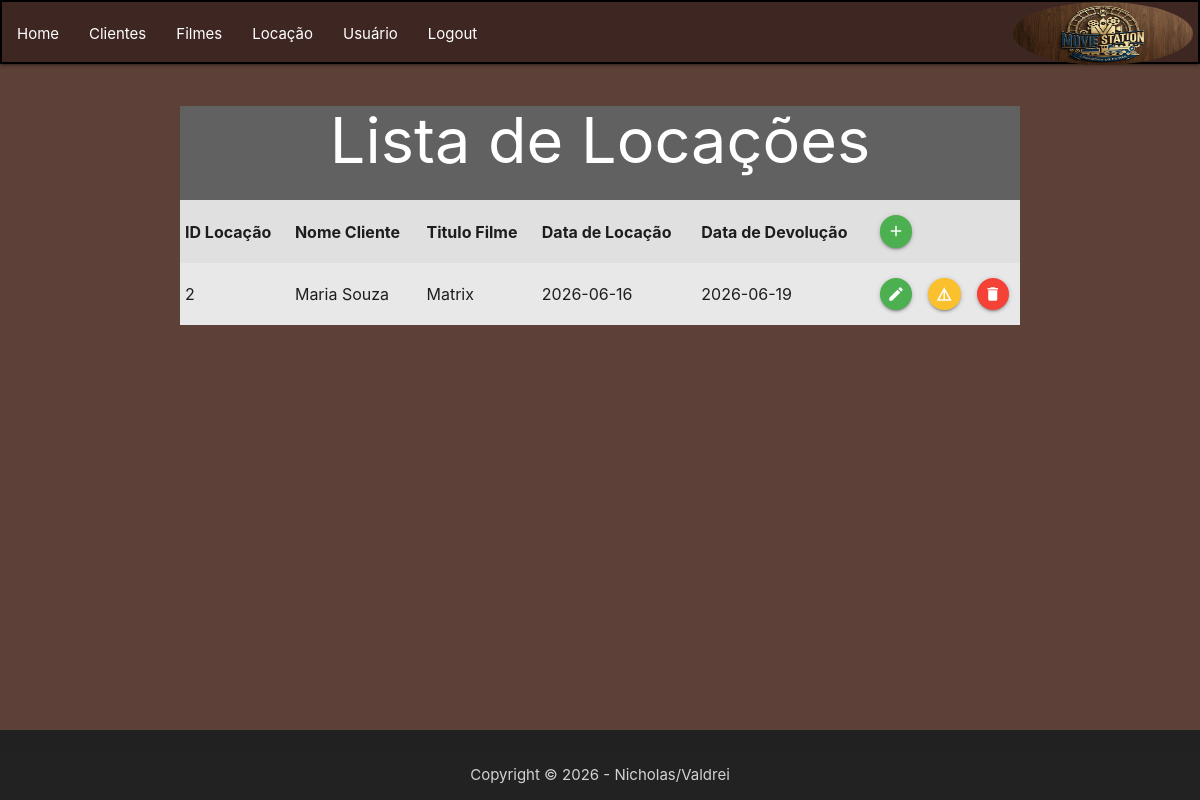
The page /VIEW/locacao/lstlocacao.php (signed in) on the database as committed earlier.
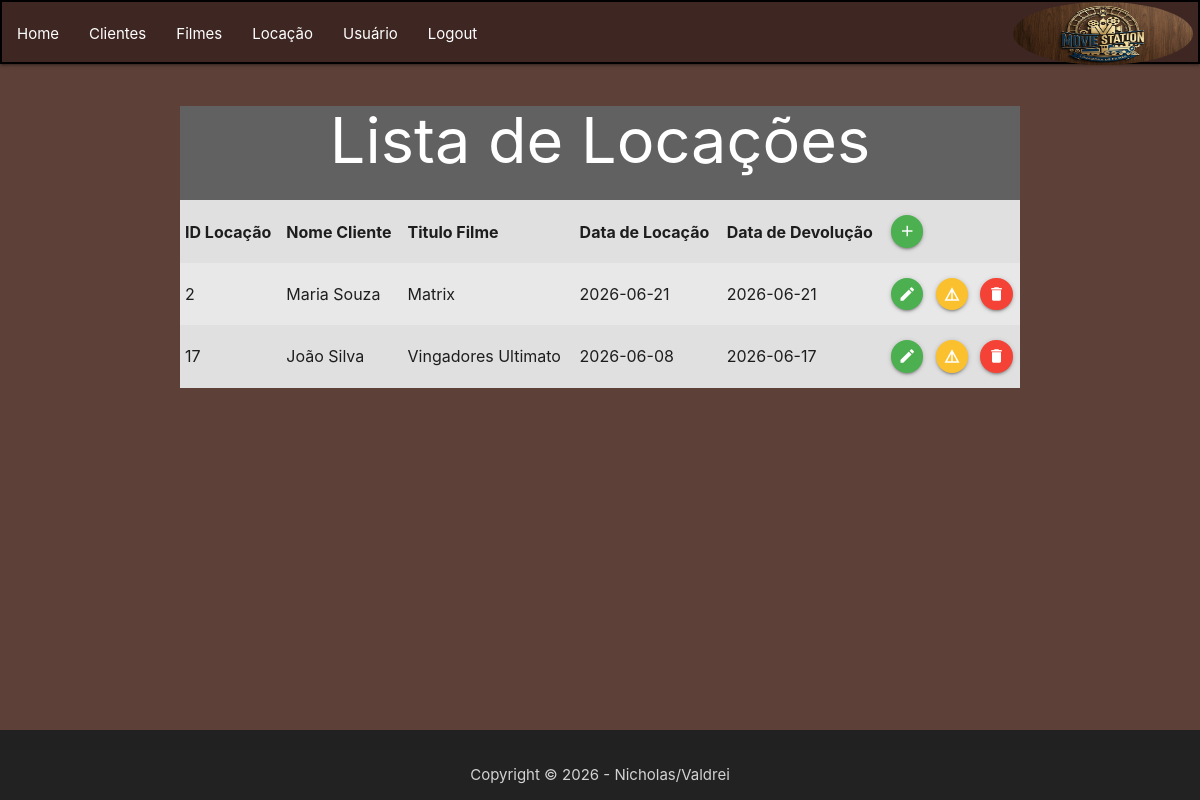
The same page on the database as committed later.
### tables this page shows
CREATE TABLE `locacoes` (
  `id` int(11) NOT NULL,
  `cliente` int(11) NOT NULL,
  `filme` int(11) NOT NULL,
  `data_locacao` date NOT NULL,
  `data_devolucao` date NOT NULL
);

CREATE TABLE `cliente` (
  `id` int(11) NOT NULL,
  `nome` varchar(35) NOT NULL,
  `cpf` varchar(11) NOT NULL,
  `telefone` varchar(15) NOT NULL
);

CREATE TABLE `filmes` (
  `id` int(11) NOT NULL,
  `titulo` varchar(150) NOT NULL,
  `genero` varchar(50) NOT NULL,
  `lancamento` int(11) NOT NULL,
  `situacao` varchar(1) NOT NULL
);

### DAL/locacao.php (called while the page is built, shortened)
<?php
include_once $_SERVER['DOCUMENT_ROOT'] . '/Locadora/DAL/conexao.php';
include_once $_SERVER['DOCUMENT_ROOT'] . '/Locadora/MODEL/locacao.php';
class Locacao
{
    public function Select()
    {
        $locacoes = array();
        $sql = "SELECT  locacoes.*,  cliente.nome AS nome_cliente,  filmes.titulo AS titulo_filme
       FROM  locacoes
       INNER JOIN cliente ON locacoes.cliente = cliente.id
       INNER JOIN filmes ON locacoes.filme = filmes.id
       ORDER BY locacoes.data_locacao DESC;
       ";
        $con = Conexao::conectar();
        $registros = $con->query($sql);
        foreach ($registros as $linha) {
            $locacao = new \MODEL\Locacao();
            $locacao->setId($linha['id']);
            $locacao->setCliente($linha['cliente']);
            $locacao->setNomeCliente((string)$linha['nome_cliente']);
            $locacao->setTituloFilme((string)$linha['titulo_filme']);
            if (!empty($linha['data_locacao'])) {
                    $locacao->setDataLocacao(new \DateTime($linha['data_locacao']));
                }
            if (!empty($linha['data_devolucao'])) {
                    $locacao->setDataDevolucao(new \DateTime($linha['data_devolucao']));
                }
            $locacoes[] = $locacao;
        }
        return $locacoes;
    }
}

### DAL/conexao.php (called while the page is built, shortened)
<?php
    class conexao {
        private static $dbNome = 'locadora';
        private static $dbHost = 'localhost';
        private static $dbUsuario = 'root';
        private static $dbSenha = '';
        private static $cont = null;
        public static function conectar(){
            if (self::$cont == null){
                try{
                    self::$cont = new PDO("mysql:host=" . self::$dbHost . ";dbname=" . self::$dbNome,
                    self::$dbUsuario , self::$dbSenha);
                }
                catch (\PDOException $exception) {
                    die ($exception->getMessage());
                }
            }
        return self::$cont;
        }
    public static function desconectar (){
        self::$cont = null;
        return self::$cont;
        }
    }
?>

### MODEL/locacao.php (called while the page is built, shortened)
<?php
    class Locacao{
        private ?int $id;
        private ?string $nome_cliente;
        private ?string $titulo_filme;
        private ?dateTime $data_locacao;
        private ?dateTime $data_devolucao;
        public function getId(){return $this->id;}
        public function getNomeCliente(){return $this->nome_cliente;}
        public function getTituloFilme(){return $this->titulo_filme;}
        public function getDataLocacao(){return $this->data_locacao;}
        public function getDataDevolucao(){return $this->data_devolucao;}
        public function setId(int $id){$this->id = $id;}
        public function setNomeCliente(string $nome_cliente){$this->nome_cliente = $nome_cliente;}
        public function setTituloFilme(string $titulo_filme){$this->titulo_filme = $titulo_filme;}
        public function setDataLocacao(dateTime $data_locacao){$this->data_locacao = $data_locacao;}
        public function setDataDevolucao(dateTime $data_devolucao){$this->data_devolucao = $data_devolucao;}
    }
?>

### VIEW/locacao/lstlocacao.php (the view, shortened to what this page needs)
<?php
include_once $_SERVER['DOCUMENT_ROOT'] . '/Locadora/DAL/locacao.php';
include_once $_SERVER['DOCUMENT_ROOT'] . '/Locadora/MODEL/locacao.php';
include_once $_SERVER['DOCUMENT_ROOT'] . '/Locadora/VIEW/header.php';
include_once $_SERVER['DOCUMENT_ROOT'] . '/Locadora/VIEW/footer.php';
$dalLocacao = new DAL\Locacao();
?>
<!DOCTYPE html>
<html lang="pt-br">
<head>
    <link rel="stylesheet" href="https://cdnjs.cloudflare.com/ajax/libs/materialize/1.0.0/css/materialize.min.css">
</head>
<body class="brown darken-2">
    <div class="container center grey darken-2 white-text">
        <h1 class="center-align">Lista de Locações</h1>
        <div class="row grey lighten-2 black-text">
            <table class="striped responsive-table hover: ">
                <thead>
                    <tr>
                        <th>ID Locação</th>
                        <th>Nome Cliente</th>
                        <th>Titulo Filme</th>
                        <th>Data de Locação</th>
                        <th>Data de Devolução</th>
                        <th> <a class="btn-floating btn-small waves-effect waves-light green">
                                <i class="material-icons"
                                    onclick="JavaScript:location.href='frmislocacao.php'">add</i>
                            </a></th>
                    </tr>
                </thead>
                <tbody>
                    <?php foreach ($dalLocacao->Select() as $locacao) { ?>
                        <tr>
                            <td><?php echo $locacao->getId(); ?></td>
                            <td><?php echo $locacao->getNomeCliente(); ?></td>
                            <td><?php echo $locacao->getTituloFilme(); ?></td>
                            <td><?php echo $locacao->getDataLocacao()->format('Y-m-d'); ?> </td>
                            <td><?php echo $locacao->getDataDevolucao()->format('Y-m-d'); ?> </td>
                            <td> <a class="btn-floating btn-small waves-effect waves-light green">
                                    <i class="material-icons"
                                        onclick="JavaScript:location.href='frmedtlocacao.php?id=<?php echo $locacao->getId(); ?>'">edit</i>
                                </a></td>
                            <td> <a class="btn-floating btn-small waves-effect waves-light yellow darken-2">
                                    <i class="material-icons"
                                        onclick="JavaScript:location.href='frmdetlocacao.php?id=<?php echo $locacao->getId(); ?>'">details</i>
                                </a></td>
                            <td> <a class="btn-floating btn-small waves-effect red">
                                    <i class="material-icons"
                                        onclick="JavaScript: remover( <?php echo $locacao->getId(); ?> )">delete</i>
                                </a></td>
                        </tr>
                    <?php } ?>
                </tbody>
            </table>
        </div>
    </div>
</body>
</html>

### VIEW/header.php (shortened to what this page needs)
<header>
    <nav class=" brown darken-4" style="border:2px solid black">
        <a href="/Locadora/VIEW/home.php" class="brand-logo right"><img src="/Locadora/IMAGES/logo.jpg" height="63" width="180" class="circle"></a>
            <ul id="navbar" class="left hide-on-med-and-down">
                <li><a href="/Locadora/VIEW/home.php">Home</a></li>
                <li><a href="/Locadora/VIEW/cliente/lstcliente.php">Clientes</a></li>
                <li><a href="/Locadora/VIEW/filme/lstfilme.php">Filmes</a></li>
                <li><a href="/Locadora/VIEW/locacao/lstlocacao.php">Locação</a></li>
                <li><a href="/Locadora/VIEW/usuario/lstusuario.php">Usuário</a></li>
                <li><a href="/Locadora/VIEW/logout.php">Logout</a></li>
            </ul>
    </nav>
</header>

### VIEW/footer.php
<footer class="page-footer grey darken-4" style="position: absolute; bottom: 0; left: 0; right: 0;">
        <div class="footer-copyright">
            <div class="container center">
                Copyright © 2026 - Nicholas/Valdrei
            </div>
        </div>
</footer>

Rows that differ between the two databases and show on the page:
changed locacoes "Maria Souza": format "2026-06-16" → "2026-06-21"; format "2026-06-19" → "2026-06-21"
added locacoes: id "17", cliente.nome "João Silva", filme.titulo "Vingadores Ultimato", format "2026-06-08", format "2026-06-17"
